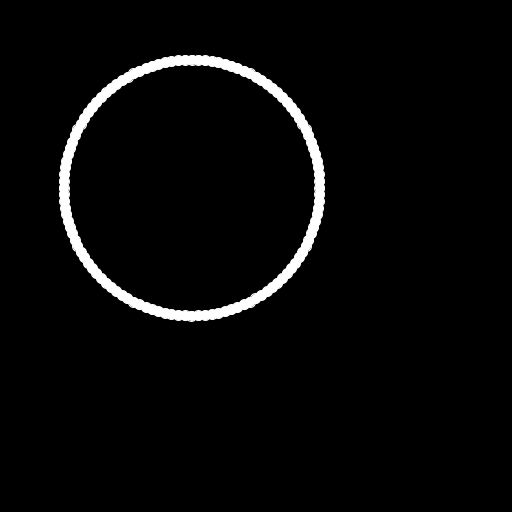
Frame 1 (no input)
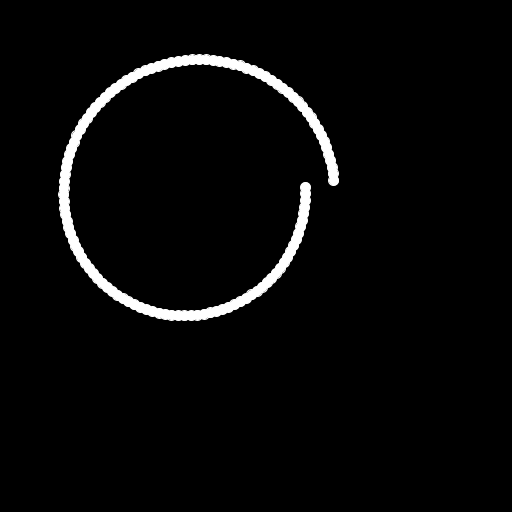
Frame 60 (the mouse pressed at the canvas centre just before this capture)
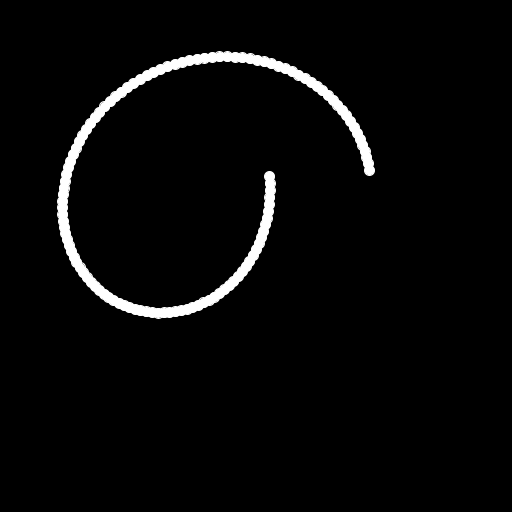
Frame 120 (the mouse held since frame 60 and released just before this capture)

The Processing sketch that drew these frames (run headless with seeded random() and noise(); from frame 60 on, the mouse is pressed at the canvas centre):

// Processing sketch: HarmonicSineDrawingDual
// ── HarmonicSineDrawingDual.pde
// All code is licensed under GNU AGPL 3.0+ http://www.gnu.org/licenses/agpl.html
//
// By Evan Raskob 2012
// info@pixelist.info
//
// for a project with Ravensbourne http://rave.ac.uk


float speed = 0.01; // how fast it gains harmonics
float periods = 0; // how many humps the sine wave has
float waveHeight;  // the height of the wave
int numPoints = 120;

void setup()
{
  size(512,512);
  background(0);
  
  waveHeight = height/4;
}


void draw()
{
  periods += speed;
  //periods = map(mouseX, 0,width, 1, 20);  
  //waveHeight = height/2 * sin(frameCount/20);
  
  background(0);
  fill(255);
  stroke(255);
  
  for (int index = 0; index < numPoints; index++)
  {
      {
        float majorAngle = map(index, 0, numPoints, 0, TWO_PI);

        float angle = map(index, 0, numPoints, -periods*TWO_PI, periods*TWO_PI);

        float heightValue = waveHeight+waveHeight * 
          sin(majorAngle);

        float widthValue = waveHeight+waveHeight * 
          cos(majorAngle);

        float angleMesserUpper = frameCount * 0.001;

        float x = widthValue + (sin(angle*angleMesserUpper)+1)*0.5*waveHeight;
        float y = heightValue + (cos(angle*angleMesserUpper)+1)*0.5*60;

        ellipse(x,y, 10,10);
      }
  }
}
